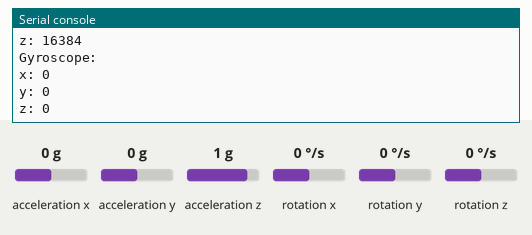
Bench run of a program on a simulated Raspberry Pi Pico running MicroPython. On the bench: the last lines printed to the serial console. The test bench sets the inputs (shaded band); at power-on: acceleration x 0 g, acceleration y 0 g, acceleration z 1 g, rotation x 0 °/s, rotation y 0 °/s, rotation z 0 °/s.

Above: at 1.2 s.
1.3 s: acceleration x set to -1.4 g
2.8 s: acceleration y set to -1.4 g
4.3 s: acceleration z set to -1.4 g
5.8 s: rotation x set to -192 °/s
At 6.4 s:
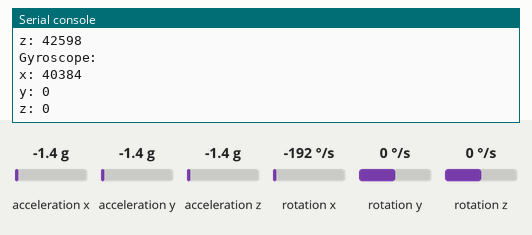
7.3 s: rotation y set to -192 °/s
At 7.9 s:
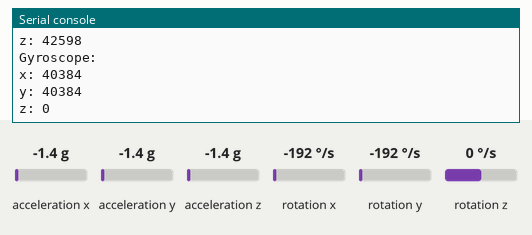
Timing chart, 0 to 9.8 s (numbered marks = the images above; inputs shaded):
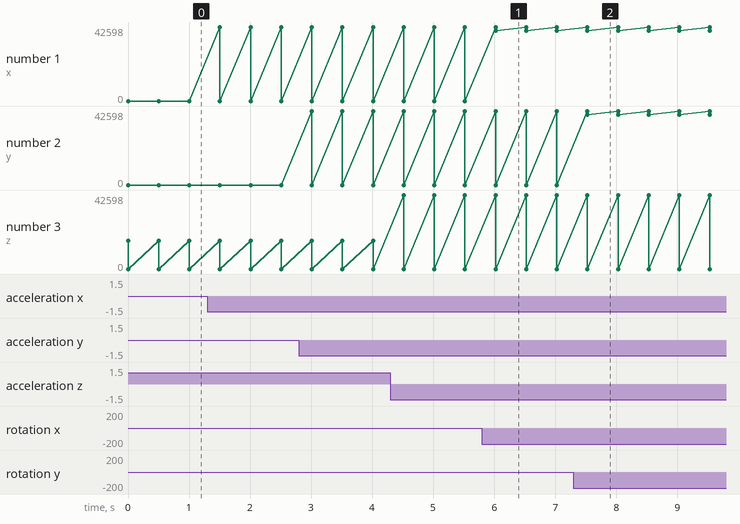

Measured:
- after the input at 5.8 s, the serial console: prints a new line after 0.22 s (image 1)
- after the input at 7.3 s, the serial console: prints a new line after 0.23 s (image 2)
- plotted number 1: 0 → 40384 after the input at 5.8 s

The program:

fromChatgptMPU6050.py
```python
from machine import I2C, Pin
import time

# MPU-6050 I2C address
MPU_ADDR = 0x68

# Create an I2C bus object
i2c = I2C(0,sda=Pin(0), scl=Pin(1))

# Wake up the MPU-6050
i2c.writeto_mem(MPU_ADDR, 0x6B, b'\x00')

while True:
    # Read the accelerometer data
    accel_data = i2c.readfrom_mem(MPU_ADDR, 0x3B, 6)

    # Convert the data to 16-bit integers
    ax = (accel_data[0] << 8) | accel_data[1]
    ay = (accel_data[2] << 8) | accel_data[3]
    az = (accel_data[4] << 8) | accel_data[5]

    # Print the accelerometer data
    print("Accelerometer:")
    print("x:", ax)
    print("y:", ay)
    print("z:", az)

    # Read the gyroscope data
    gyro_data = i2c.readfrom_mem(MPU_ADDR, 0x43, 6)

        # Convert the data to 16-bit integers
    gx = (gyro_data[0] << 8) | gyro_data[1]
    gy = (gyro_data[2] << 8) | gyro_data[3]
    gz = (gyro_data[4] << 8) | gyro_data[5]

    # Print the gyroscope data
    print("Gyroscope:")
    print("x:", gx)
    print("y:", gy)
    print("z:", gz)

    # Sleep for a bit
    time.sleep(0.5)
```
